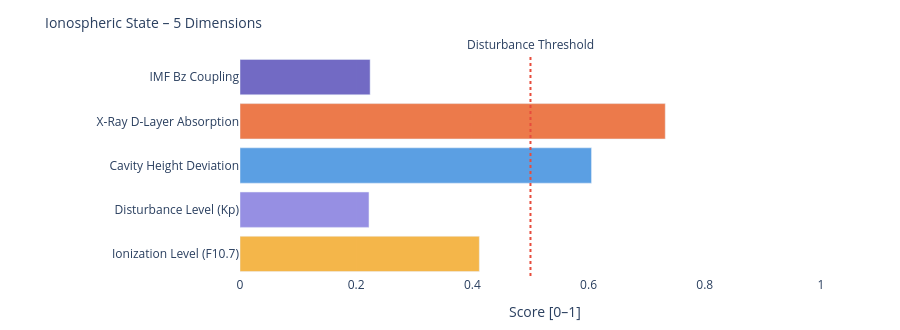

Here is the notebook cell this chart was saved with:
### Markdown cell above
---
### 📐 Systemic Insight: Geometric Cavity vs. Real Schumann Resonance

**Relevant for:** Layer 6 = delta analysis &nbsp;|&nbsp; Layer 7 = feature vector / system interpretation

A cavity height change from 80 km to 70 km shifts the **idealized geometric frequencies** only minimally:

| Modus | Aktuell | Referenz | Δ |
|-------|---------|----------|---|
| SR-1 | 10.4762 Hz | 10.4599 Hz | +16 mHz |
| SR-2 | 18.1452 Hz | 18.1171 Hz | +28 mHz |
| SR-3 | 25.6612 Hz | 25.6215 Hz | +40 mHz |
| SR-4 | 33.1285 Hz | 33.0772 Hz | +51 mHz |

The geometric effect is limited because 10 km is very small compared to Earth's radius (~6371 km).

**Consequence:** Real Schumann deviations are likely driven more strongly by **conductivity, damping, day/night structure, lightning distribution and source geometry** than by pure cavity height.

---

**Layer 6 compares:**
```
geometric Δ from Layer 4  vs.  observed Δ from real Schumann measurement data
```

**Layer 7 Feature:**
```
If real Δ >> geometric Δ  →  non-geometric factors dominant
```

### Code cell
# ============================================================
# IONOSPHERIC STATE – Summary gauge
# Five dimensions: ionization, disturbance, cavity height, X-Ray, Bz coupling
# ============================================================

def norm(v, lo, hi):
    if v is None: return None
    return round(max(0.0, min(1.0, (v - lo) / (hi - lo))), 3)

# Ionization level (F10.7 → F2-Layer)
ioniz = norm(f107_val, 60, 250)

# Disturbance level (Kp → E/F-Layer irregularities)
disturb = norm(kp_val, 0, 9)

# Cavity height deviation from reference (80 km)
h_dev = norm(abs(h_eff - 80), 0, 20)

# X-Ray ionization (D-Layer absorption)
xray_ioniz = None
if xray_now is not None:
    xray_ioniz = norm(math.log10(max(xray_now, 1e-9)) + 9, 0, 5)

# Bz coupling (southward Bz → stronger magnetosphere-ionosphere coupling)
bz_coupling = norm(-(bz_now or 0), -5, 30) if bz_now is not None else None

dims = [
    ('Ionization Level (F10.7)',    ioniz,      '#F2A623'),
    ('Disturbance Level (Kp)',      disturb,    '#7F77DD'),
    ('Cavity Height Deviation',     h_dev,      '#378ADD'),
    ('X-Ray D-Layer Absorption',    xray_ioniz, '#E85D24'),
    ('IMF Bz Coupling',             bz_coupling,'#534AB7'),
]

fig = go.Figure()
for name, val, col in dims:
    if val is not None:
        h = int(val * 20)
        bar = '█' * h + '░' * (20 - h)
        label = f'{name}:  {bar}  {val:.3f}'
    else:
        label = f'{name}:  {"─" * 20}  n/a'
    fig.add_trace(go.Bar(
        x=[val if val is not None else 0],
        y=[name],
        orientation='h',
        marker_color=col, opacity=0.82,
        showlegend=False
    ))

fig.add_vline(x=0.5, line_dash='dot', line_color='#e74c3c',
              annotation_text='Disturbance Threshold', annotation_position='top')
fig.update_layout(
    title=dict(text='Ionospheric State – 5 Dimensions', font=dict(size=14)),
    xaxis=dict(title='Score [0–1]', range=[0, 1.05]),
    height=330, plot_bgcolor='rgba(0,0,0,0)', paper_bgcolor='rgba(0,0,0,0)',
    margin=dict(l=240, r=50, t=55, b=40)
)
fig.show()

print(f'\nIonospheric state:')
for name, val, _ in dims:
    print(f'  {name:<35} {val:.3f}' if val is not None else f'  {name:<35} n/a')

### Figure 1 — Plotly figure (JSON) as saved in the notebook; plotly's stock layout.template omitted (floating-point values rounded to 4 significant figures)
{"data": [{"marker": {"color": "#F2A623"}, "opacity": 0.82, "orientation": "h", "showlegend": false, "type": "bar", "x": [0.412], "y": ["Ionization Level (F10.7)"]}, {"marker": {"color": "#7F77DD"}, "opacity": 0.82, "orientation": "h", "showlegend": false, "type": "bar", "x": [0.222], "y": ["Disturbance Level (Kp)"]}, {"marker": {"color": "#378ADD"}, "opacity": 0.82, "orientation": "h", "showlegend": false, "type": "bar", "x": [0.605], "y": ["Cavity Height Deviation"]}, {"marker": {"color": "#E85D24"}, "opacity": 0.82, "orientation": "h", "showlegend": false, "type": "bar", "x": [0.732], "y": ["X-Ray D-Layer Absorption"]}, {"marker": {"color": "#534AB7"}, "opacity": 0.82, "orientation": "h", "showlegend": false, "type": "bar", "x": [0.224], "y": ["IMF Bz Coupling"]}], "layout": {"annotations": [{"showarrow": false, "text": "Disturbance Threshold", "x": 0.5, "xanchor": "center", "xref": "x", "y": 1, "yanchor": "bottom", "yref": "y domain"}], "height": 330, "margin": {"b": 40, "l": 240, "r": 50, "t": 55}, "paper_bgcolor": "rgba(0,0,0,0)", "plot_bgcolor": "rgba(0,0,0,0)", "shapes": [{"line": {"color": "#e74c3c", "dash": "dot"}, "type": "line", "x0": 0.5, "x1": 0.5, "xref": "x", "y0": 0, "y1": 1, "yref": "y domain"}], "title": {"font": {"size": 14}, "text": "Ionospheric State – 5 Dimensions"}, "xaxis": {"range": [0, 1.05], "title": {"text": "Score [0–1]"}}}}
